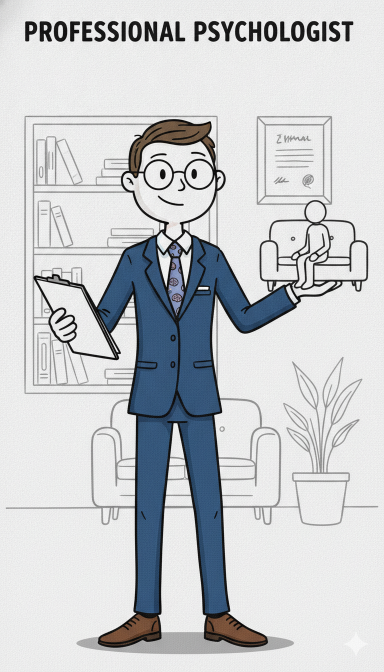
#> input picture media/Generated Image June 17, 2026 - 3_54AM.png, 768 x 1344 px (shown at 1/2 size)
$ python prepare_logo.py --input '../media/Generated Image June 17, 2026 - 3_54AM.png' --output out.png
#> lines starting #> are read from the running program, lines starting #| are printed output that depends on the picture
#!/usr/bin/env python3
"""
prepare_logo.py
Resize logo image dan atur opacity sebelum di-overlay ke video.
Mendukung PNG (dengan transparansi) dan JPG (akan dikonversi ke PNG).
"""

import argparse
import sys
from PIL import Image


def prepare_logo(input_path: str, output_path: str, width: int, opacity: float):
#> called with output_path = 'out.png', width = 200, opacity = 0.9
    print(f"🖼️  Input  : {input_path}")
    print(f"📐 Width  : {width}px")
    print(f"🔆 Opacity: {opacity}")

    img = Image.open(input_path)
#> img is the input picture: PIL image 768x1344 RGBA; mean R, G, B, A 200.5, 203.4, 206.4, 255

    # Konversi ke RGBA agar bisa handle transparansi & opacity
    img = img.convert("RGBA")

    # Resize proporsional berdasarkan lebar
    original_w, original_h = img.size
#> original_w = 768; original_h = 1344
    ratio = width / original_w
#> ratio = 0.26
    new_h = int(original_h * ratio)
#> new_h = 350
    img = img.resize((width, new_h), Image.LANCZOS)
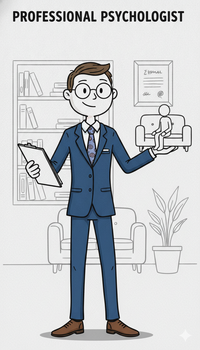
#> img: PIL image 200x350 RGBA; mean R, G, B, A 200.5, 203.4, 206.4, 255

    print(f"📏 Resized: {original_w}x{original_h} → {width}x{new_h}")
#| 📏 Resized: 768x1344 → 200x350

    # Terapkan opacity ke channel alpha
    if opacity < 1.0:
        r, g, b, a = img.split()
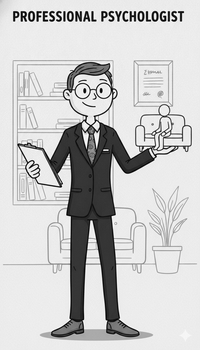
#> r: PIL image 200x350 L; min 0, max 255, mean 200.5
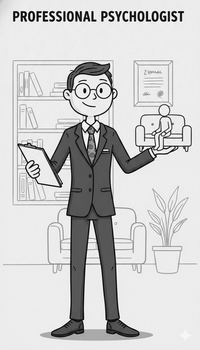
#> g: PIL image 200x350 L; min 0, max 255, mean 203.4
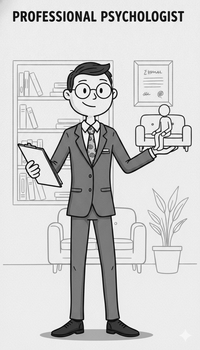
#> b: PIL image 200x350 L; min 0, max 255, mean 206.4
#> a: PIL image 200x350 L; every value is 255
        a = a.point(lambda px: int(px * opacity))
#> a: PIL image 200x350 L; every value is 229
        img = Image.merge("RGBA", (r, g, b, a))
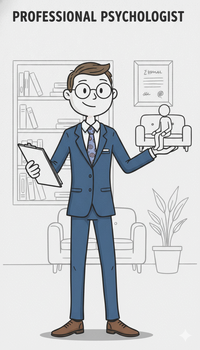
#> img: PIL image 200x350 RGBA; mean R, G, B, A 200.5, 203.4, 206.4, 229; transparent parts drawn white
        print(f"✅ Opacity {opacity} applied")

    img.save(output_path, "PNG")
    print(f"💾 Saved  : {output_path}")


def main():
    parser = argparse.ArgumentParser(description="Prepare logo untuk overlay video")
    parser.add_argument("--input",   required=True,          help="Path logo input")
    parser.add_argument("--output",  required=True,          help="Path logo output (PNG)")
    parser.add_argument("--width",   type=int, default=200,  help="Lebar logo dalam pixel")
    parser.add_argument("--opacity", type=float, default=0.9, help="Opacity 0.0-1.0")
    args = parser.parse_args()

    if not (0.0 <= args.opacity <= 1.0):
        print("❌ Opacity harus antara 0.0 dan 1.0")
        sys.exit(1)

    if args.width < 10 or args.width > 2000:
        print("❌ Width harus antara 10 dan 2000 pixel")
        sys.exit(1)

    prepare_logo(args.input, args.output, args.width, args.opacity)


if __name__ == "__main__":
    main()
